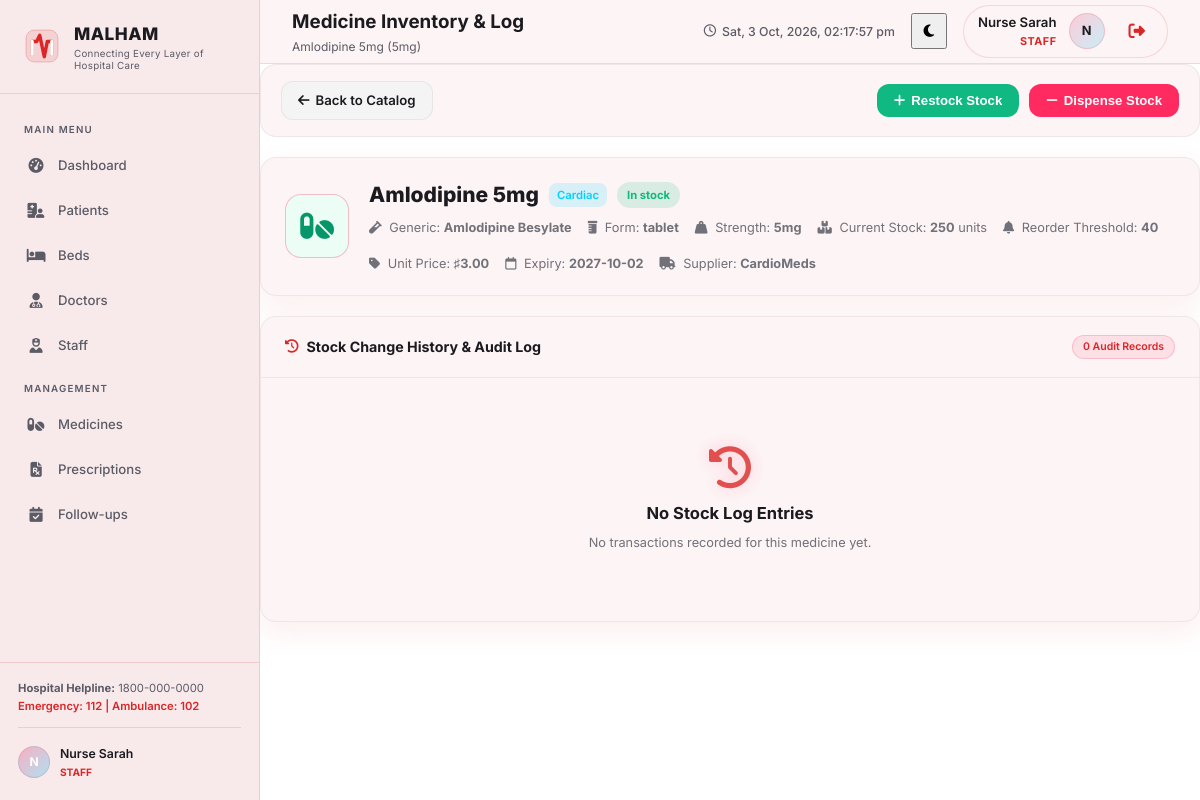
The app's page /medicines/23 (signed in), older data.
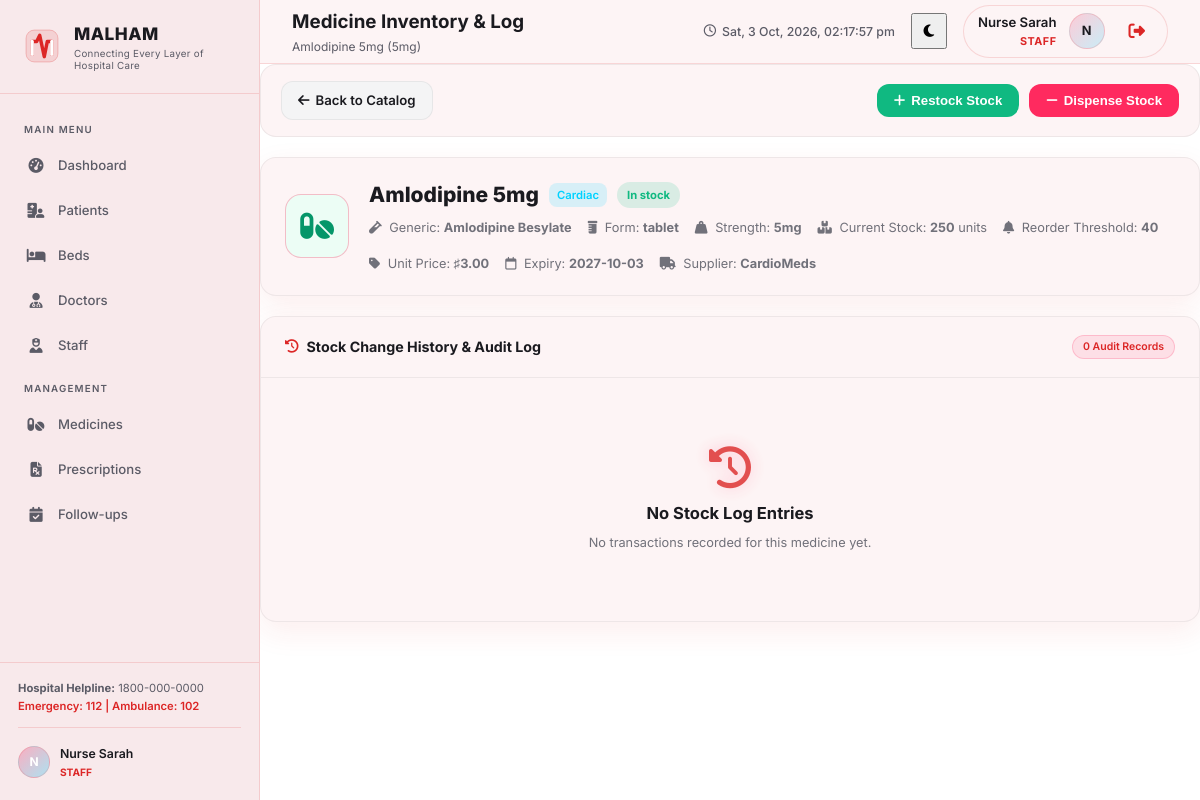
The same page, newer data.
### tables this page shows
CREATE TABLE medicines (
            id          INTEGER PRIMARY KEY AUTOINCREMENT,
            name        TEXT NOT NULL,
            category    TEXT,
            quantity    INTEGER DEFAULT 0,
            unit        TEXT DEFAULT 'tablets',
            expiry_date TEXT,
            supplier    TEXT,
            price       REAL DEFAULT 0.0,
            status      TEXT DEFAULT 'in-stock', -- in-stock / low-stock / out-of-stock
            created_at  TEXT DEFAULT (datetime('now'))
        , generic_name TEXT, form TEXT DEFAULT 'tablet', strength TEXT, reorder_level INTEGER DEFAULT 20, unit_price REAL DEFAULT 0.0, last_updated TEXT);

### app.py (the view)
@app.route("/medicines/<int:med_id>")
@role_required('head_doctor', 'doctor', 'staff')
def medicine_detail(med_id):
    medicine = query_db("SELECT * FROM medicines WHERE id=?", (med_id,), one=True)
    if not medicine:
        return redirect(url_for("medicines"))
    logs = query_db("SELECT * FROM stock_log WHERE medicine_id=? ORDER BY logged_on DESC, id DESC", (med_id,))
    today_date = datetime.now().strftime("%Y-%m-%d")
    return render_template("medicine_detail.html", medicine=medicine, logs=logs, today_date=today_date)

### app.py (called while the page is built)
def get_current_user():
    user_id = session.get("user_id")
    if not user_id:
        return None
    conn = get_db_connection()
    user = conn.execute("SELECT * FROM users WHERE id = ?", (user_id,)).fetchone()
    conn.close()
    return user

@app.before_request
def require_login():
    endpoint = request.endpoint
    if endpoint in ('login', 'static') or (request.path and request.path.startswith('/static')):
        return None
    if 'user_id' not in session:
        return redirect(url_for('login'))
    g.user = get_current_user()
    if not g.user:
        session.clear()
        return redirect(url_for('login'))

@app.context_processor
def inject_globals():
    return dict(
        current_user=getattr(g, 'user', None),
        attendance_demo_mode=ATTENDANCE_DEMO_MODE
    )

def query_db(sql, args=(), one=False):
    conn = get_db_connection()
    rows = conn.execute(sql, args).fetchall()
    conn.close()
    result = [dict(row) for row in rows]
    return result[0] if one and result else result

### database.py (called while the page is built)
def get_db_connection():
    conn = sqlite3.connect(DATABASE)
    conn.row_factory = sqlite3.Row  # allows dict-like access to rows
    return conn

### templates/medicine_detail.html (shortened to what the changed rows need)
{% extends "base.html" %}
{% block page_title %}Medicine Inventory & Log{% endblock %}
{% block page_subtitle %}{{ medicine.name }} ({{ medicine.strength or 'Standard' }}){% endblock %}
{% block content %}
<div class="medicine-detail-container">
    <div class="card animate-in">
        <div class="card-body">
            <div class="profile-header-flex">
                <div class="profile-main-info">
                    <div class="flex-align-center gap-10">
                        <h2>{{ medicine.name }}</h2>
                        <span class="badge-cat">{{ medicine.category or 'General' }}</span>
                        <span class="badge-med-status status-{{ medicine.status }}">
                            {{ medicine.status|replace('-', ' ')|capitalize }}
                        </span>
                    </div>
                    <div class="profile-meta-row mt-6">
                        <span><i class="fa-solid fa-vial"></i> Generic: <strong>{{ medicine.generic_name or '—' }}</strong></span>
                        <span><i class="fa-solid fa-prescription-bottle"></i> Form: <strong class="text-capitalize">{{ medicine.form or 'tablet' }}</strong></span>
                        <span><i class="fa-solid fa-weight-hanging"></i> Strength: <strong>{{ medicine.strength or 'N/A' }}</strong></span>
                        <span><i class="fa-solid fa-boxes-stacked"></i> Current Stock: <strong class="text-lg text-blue-600">{{ medicine.quantity }}</strong> units</span>
                        <span><i class="fa-solid fa-bell"></i> Reorder Threshold: <strong>{{ medicine.reorder_level or 20 }}</strong></span>
                        <span><i class="fa-solid fa-tag"></i> Unit Price: <strong>&sharp;{{ "%.2f"|format(medicine.unit_price or 0.0) }}</strong></span>
                        <span><i class="fa-regular fa-calendar"></i> Expiry: <strong>{{ medicine.expiry_date or 'N/A' }}</strong></span>
                        <span><i class="fa-solid fa-truck"></i> Supplier: <strong>{{ medicine.supplier or 'Standard Supplier' }}</strong></span>
                    </div>
                </div>
            </div>
        </div>
    </div>
</div>
{% endblock %}

Row changes from the older to the newer data that the page shows:
changed medicines "Amlodipine 5mg": expiry_date "2027-10-02" → "2027-10-03"
